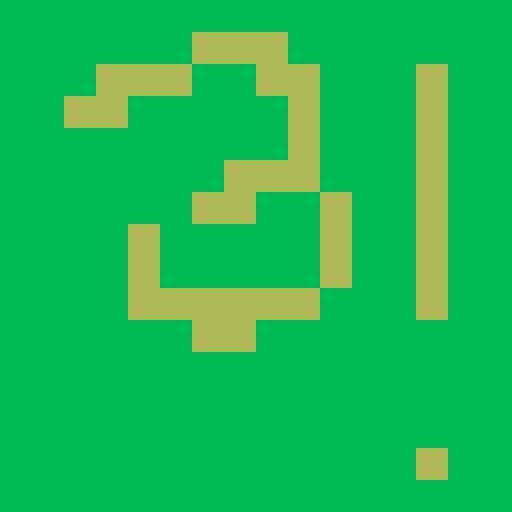

This is a level from a 2D game, rendered from its Tiled map with the project's own tilesets. A one-line summary and the complete map file follow:
An orthogonal 16x16 tile map with 32x32 px tiles, 1 tile layer (Tile Layer 1).

<map version="1.0" tiledversion="1.1.4" orientation="orthogonal" renderorder="right-down" width="16" height="16" tilewidth="32" tileheight="32" infinite="0" nextobjectid="1">
 <tileset firstgid="1" name="map" tilewidth="32" tileheight="32" tilecount="100" columns="10">
  <image source="map.png" width="320" height="320" />
 </tileset>
 <layer name="Tile Layer 1" width="16" height="16">
  <data encoding="csv">
1,1,1,1,1,1,1,1,1,1,1,1,1,1,1,1,
1,1,1,1,1,1,2,2,2,1,1,1,1,1,1,1,
1,1,1,2,2,2,1,1,2,2,1,1,1,2,1,1,
1,1,2,2,1,1,1,1,1,2,1,1,1,2,1,1,
1,1,1,1,1,1,1,1,1,2,1,1,1,2,1,1,
1,1,1,1,1,1,1,2,2,2,1,1,1,2,1,1,
1,1,1,1,1,1,2,2,1,1,2,1,1,2,1,1,
1,1,1,1,2,1,1,1,1,1,2,1,1,2,1,1,
1,1,1,1,2,1,1,1,1,1,2,1,1,2,1,1,
1,1,1,1,2,2,2,2,2,2,1,1,1,2,1,1,
1,1,1,1,1,1,2,2,1,1,1,1,1,1,1,1,
1,1,1,1,1,1,1,1,1,1,1,1,1,1,1,1,
1,1,1,1,1,1,1,1,1,1,1,1,1,1,1,1,
1,1,1,1,1,1,1,1,1,1,1,1,1,1,1,1,
1,1,1,1,1,1,1,1,1,1,1,1,1,2,1,1,
1,1,1,1,1,1,1,1,1,1,1,1,1,1,1,1
</data>
 </layer>
</map>
